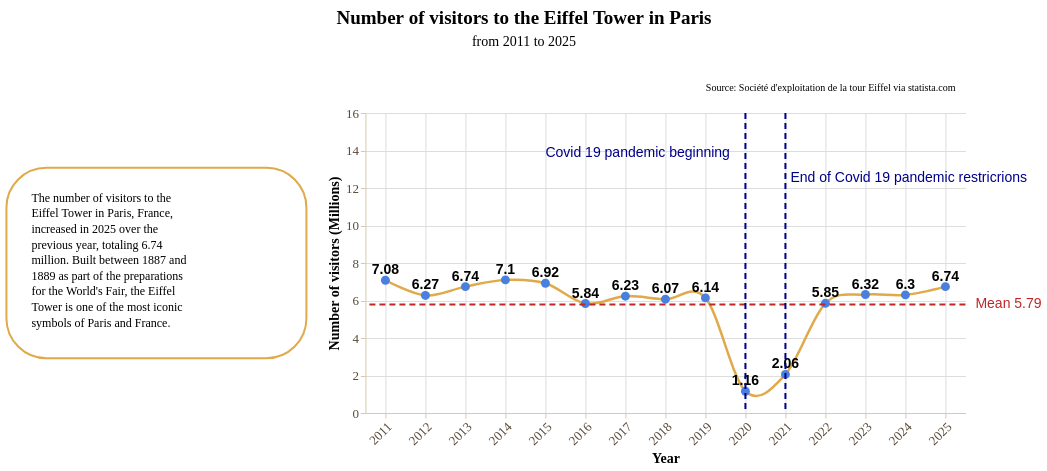

This figure's notebook cell:
### Markdown cell above
Data story with **line chart**

### Code cell
story = (
    pn.Story(
    #Builing the Story class object
        data = tour_eiffel,
        width = 600,
        height = 300,
        template = tourEiffelTemplate #Using the tourEiffelTemplate
    )

    #Method invocation
    #Bar chart
    .mark_line(
        point = True,
        interpolate = "cardinal"
    )

    #Data encoding
    .encode(
        x = alt.X(
            "year:N",
            title = "Year", 
            axis = alt.Axis(
                grid = True,
                labelAngle = -45
            )
        ),
        y = alt.Y(
            "visitors:Q",
            title = "Number of visitors (Millions)",
            axis = alt.Axis(
                grid = True
            ),
            scale = alt.Scale(
                domain=[0, 16]
            )
        )
    )

    #Data source
    .add_source(
        text = "Source: Société d'exploitation de la tour Eiffel via statista.com",
        position = "top",
        align = "right"
    )
    
    #Title and subtitle
    .add_title(
        title = "Number of visitors to the Eiffel Tower in Paris",
        subtitle = "from 2011 to 2025",
        align = "center"
    )

    #Context area (on the left)
    .add_context(
        text = " The number of visitors to the Eiffel Tower in Paris, France, increased in 2025 over the previous year, totaling 6.74 million. Built between 1887 and 1889 as part of the preparations for the World's Fair, the Eiffel Tower is one of the most iconic symbols of Paris and France.",
        position = "left",
    )

    #Labels
    .add_labels_chart(
        values = "visitors:Q",
        font_size = 14,
        font_weight = "bold",
        dy = -10
    )

    #Mean
    .add_line(
        value = tour_eiffel["visitors"],
        math = "mean",
        label_font_size = 14,
    )

    #Highlighing line
    .add_line(
        orientation = "vertical",
        value = 2020,
        label_text = "Covid 19 pandemic beginning",
        color = "darkblue",
        label_dx = -200,
        label_dy = 50,
        label_font_size = 14
    )

    #Highlighing line
    .add_line(
        orientation = "vertical",
        value = 2021,
        label_text = "End of Covid 19 pandemic restricrions",
        color = "darkblue",
        label_dx = 5,
        label_dy = 75,
        label_font_size = 14
    )

    .render()
)

story

### Figure 1 — Vega-Lite specification as saved in the notebook (floating-point values rounded to 4 significant figures)
{"config": {"view": {"continuousWidth": 300, "continuousHeight": 300, "strokeWidth": 0}, "axis": {"domainColor": "#d8c9ad", "grid": false, "labelColor": "#594a37", "labelFont": "Montserrat", "labelFontSize": 13, "tickColor": "#d8c9ad", "titleColor": "#000000", "titleFont": "Montserrat", "titleFontSize": 14}, "bar": {"color": "rgb(224, 169, 73)"}, "legend": {"labelColor": "#594a37", "labelFont": "Montserrat", "labelFontSize": 12, "titleColor": "#000000", "titleFont": "Montserrat", "titleFontSize": 12}, "line": {"color": "rgb(224, 169, 73)"}, "mark": {"strokeWidth": 2.5}, "point": {"color": "rgb(73, 128, 224)", "filled": true, "size": 80}, "range": {"category": ["rgb(224, 169, 73)", "rgb(73, 128, 224)", "#348035", "#a46cc2", "#d96027"]}, "title": {"color": "#000000", "font": "Montserrat", "fontSize": 19}}, "vconcat": [{"layer": [{"mark": {"type": "text", "align": "center", "baseline": "top", "color": "#000000", "font": "Montserrat", "fontSize": 19, "fontWeight": "bold", "text": "Number of visitors to the Eiffel Tower in Paris"}, "encoding": {"x": {"value": 450.0}, "y": {"value": 4}}}, {"mark": {"type": "text", "align": "center", "baseline": "top", "color": "#000000", "font": "Montserrat", "fontSize": 14, "text": "from 2011 to 2025"}, "encoding": {"x": {"value": 450.0}, "y": {"value": 30}}}], "data": {"name": "data-6fad5c34291b82fc9632cbce143d677a"}, "height": 58, "width": 900.0}, {"hconcat": [{"layer": [{"mark": {"type": "rect", "color": "rgb(255, 255, 255)", "cornerRadius": 40.0, "opacity": 1.0, "stroke": "rgb(224, 169, 73)", "strokeWidth": 2.0}, "encoding": {"x": {"value": 0}, "x2": {"value": 300.0}, "y": {"value": 54.8}, "y2": {"value": 245.2}}}, {"mark": {"type": "text", "align": "left", "baseline": "top", "color": "rgb(0, 0, 0)", "font": "Montserrat", "fontSize": 12, "fontStyle": "normal", "fontWeight": "normal", "lineBreak": "\n", "lineHeight": 15.6, "text": "The number of visitors to the\nEiffel Tower in Paris, France,\nincreased in 2025 over the\nprevious year, totaling 6.74\nmillion. Built between 1887 and\n1889 as part of the preparations\nfor the World's Fair, the Eiffel\nTower is one of the most iconic\nsymbols of Paris and France."}, "encoding": {"x": {"value": 25}, "y": {"value": 79.8}}}], "data": {"name": "data-6fad5c34291b82fc9632cbce143d677a"}, "height": 190.4, "width": 300.0}, {"layer": [{"mark": {"type": "line", "interpolate": "cardinal", "point": true}, "encoding": {"x": {"axis": {"grid": true, "labelAngle": -45}, "field": "year", "title": "Year", "type": "nominal"}, "y": {"axis": {"grid": true}, "field": "visitors", "scale": {"domain": [0, 16]}, "title": "Number of visitors (Millions)", "type": "quantitative"}}}, {"mark": {"type": "text", "align": "center", "angle": 0, "color": "rgb(0, 0, 0)", "dx": 0, "dy": -10, "fontSize": 14, "fontWeight": "bold", "lineBreak": "\n"}, "encoding": {"text": {"field": "visitors", "type": "quantitative"}, "x": {"axis": {"grid": true, "labelAngle": -45}, "field": "year", "title": "Year", "type": "nominal"}, "y": {"axis": {"grid": true}, "field": "visitors", "scale": {"domain": [0, 16]}, "title": "Number of visitors (Millions)", "type": "quantitative"}}}, {"data": {"name": "data-6fad5c34291b82fc9632cbce143d677a"}, "mark": {"type": "text", "align": "right", "baseline": "bottom", "color": "rgb(0, 0, 0)", "font": "Montserrat", "fontSize": 10, "lineBreak": "\n", "text": "Source: Société d'exploitation de la tour Eiffel via statista.com"}, "encoding": {"x": {"value": 590}, "y": {"value": -20}}}, {"layer": [{"data": {"name": "data-c4b229d1a5263d8be8c25488e2374259"}, "mark": {"type": "rule", "color": "rgb(191, 38, 38)", "strokeDash": [6, 4], "strokeWidth": 2}, "encoding": {"y": {"field": "y", "type": "quantitative"}}}, {"data": {"name": "data-f0f0dadff6189509d6c7688db704b11a"}, "mark": {"type": "text", "align": "left", "color": "rgb(191, 38, 38)", "dx": 0, "dy": 0, "fontSize": 14, "fontStyle": "normal", "fontWeight": "normal"}, "encoding": {"text": {"value": "Mean 5.79"}, "x": {"value": 610}, "y": {"field": "y", "type": "quantitative"}}}]}, {"layer": [{"data": {"name": "data-bda9bffe9e264e31167b6491152f8cc9"}, "mark": {"type": "rule", "color": "darkblue", "strokeDash": [6, 4], "strokeWidth": 2}, "encoding": {"x": {"field": "x", "type": "nominal"}}}, {"data": {"name": "data-06b5451864432c29688e805fdf8a71ce"}, "mark": {"type": "text", "align": "left", "color": "darkblue", "dx": -200, "dy": 50, "fontSize": 14, "fontStyle": "normal", "fontWeight": "normal"}, "encoding": {"text": {"value": "Covid 19 pandemic beginning"}, "x": {"field": "x", "type": "nominal"}, "y": {"value": -10}}}]}, {"layer": [{"data": {"name": "data-c636a8228389466f33a3b49c28851687"}, "mark": {"type": "rule", "color": "darkblue", "strokeDash": [6, 4], "strokeWidth": 2}, "encoding": {"x": {"field": "x", "type": "nominal"}}}, {"data": {"name": "data-50229de4c90ef8ab7b084eaad8c9a32f"}, "mark": {"type": "text", "align": "left", "color": "darkblue", "dx": 5, "dy": 75, "fontSize": 14, "fontStyle": "normal", "fontWeight": "normal"}, "encoding": {"text": {"value": "End of Covid 19 pandemic restricrions"}, "x": {"field": "x", "type": "nominal"}, "y": {"value": -10}}}]}], "data": {"name": "data-ec05fe857cf946c82e282ba6e2a3ba54"}, "height": 300, "width": 600}]}], "center": true, "resolve": {"axis": {"x": "shared", "y": "shared"}}, "$schema": "https://vega.github.io/schema/vega-lite/v6.4.1.json", "datasets": {"data-6fad5c34291b82fc9632cbce143d677a": [{"_": 0}], "data-ec05fe857cf946c82e282ba6e2a3ba54": [{"year": 2011, "visitors": 7.08}, {"year": 2012, "visitors": 6.27}, {"year": 2013, "visitors": 6.74}, {"year": 2014, "visitors": 7.1}, {"year": 2015, "visitors": 6.92}, {"year": 2016, "visitors": 5.84}, {"year": 2017, "visitors": 6.23}, {"year": 2018, "visitors": 6.07}, {"year": 2019, "visitors": 6.14}, {"year": 2020, "visitors": 1.16}, {"year": 2021, "visitors": 2.06}, {"year": 2022, "visitors": 5.85}, {"year": 2023, "visitors": 6.32}, {"year": 2024, "visitors": 6.3}, {"year": 2025, "visitors": 6.74}], "data-c4b229d1a5263d8be8c25488e2374259": [{"y": 5.79}], "data-f0f0dadff6189509d6c7688db704b11a": [{"y": 5.79, "label_x": 0}], "data-bda9bffe9e264e31167b6491152f8cc9": [{"x": 2020}], "data-06b5451864432c29688e805fdf8a71ce": [{"x": 2020, "label_y": 0}], "data-c636a8228389466f33a3b49c28851687": [{"x": 2021}], "data-50229de4c90ef8ab7b084eaad8c9a32f": [{"x": 2021, "label_y": 0}]}}
